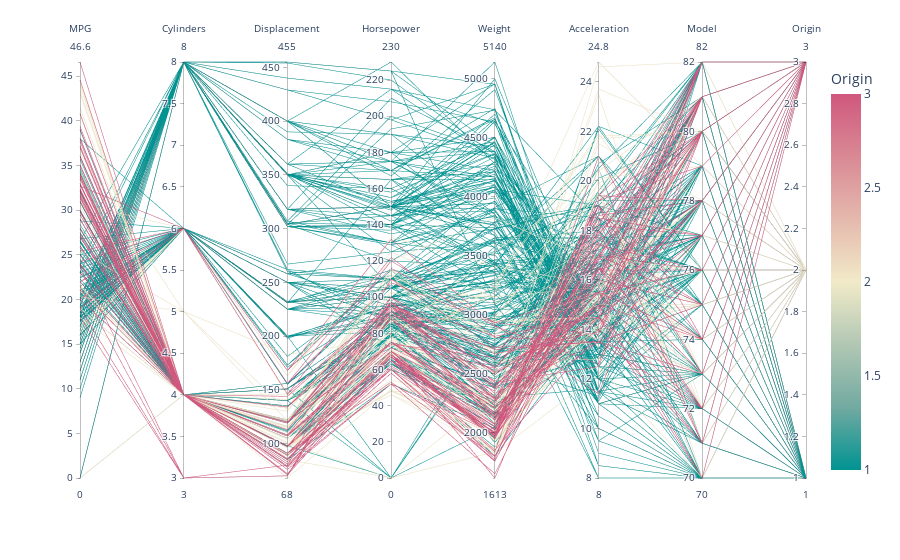

The notebook cell saved with this chart:
### Code cell
cars_para = cars.copy()

colors = {'US':1, 'Europe':2, 'Japan':3}
cars_para['Origin'] = [colors[i] for i in cars['Origin']]

fig = px.parallel_coordinates(cars_para, 
                              color='Origin', 
                              color_continuous_scale=px.colors.diverging.Tealrose,
                              color_continuous_midpoint=2)
fig.show()

### Figure 1 — Plotly figure (JSON) as saved in the notebook; plotly's stock layout.template omitted (floating-point values rounded to 4 significant figures; data arrays with more than 128 entries replaced by an {"elided": "..."} marker saying what was removed)
{"data": [{"dimensions": [{"label": "MPG", "values": {"elided": "406 float values"}}, {"label": "Cylinders", "values": {"elided": "406 int values"}}, {"label": "Displacement", "values": {"elided": "406 float values"}}, {"label": "Horsepower", "values": {"elided": "406 int values"}}, {"label": "Weight", "values": {"elided": "406 int values"}}, {"label": "Acceleration", "values": {"elided": "406 float values"}}, {"label": "Model", "values": {"elided": "406 int values"}}, {"label": "Origin", "values": {"elided": "406 int values"}}], "domain": {"x": [0, 1], "y": [0, 1]}, "line": {"color": {"elided": "406 int values"}, "coloraxis": "coloraxis"}, "name": "", "type": "parcoords"}], "layout": {"coloraxis": {"cmid": 2, "colorbar": {"title": {"text": "Origin"}}, "colorscale": [[0, "rgb(0, 147, 146)"], [0.1667, "rgb(114, 170, 161)"], [0.3333, "rgb(177, 199, 179)"], [0.5, "rgb(241, 234, 200)"], [0.6667, "rgb(229, 185, 173)"], [0.8333, "rgb(217, 137, 148)"], [1, "rgb(208, 88, 126)"]]}, "legend": {"tracegroupgap": 0}, "margin": {"t": 60}}}
